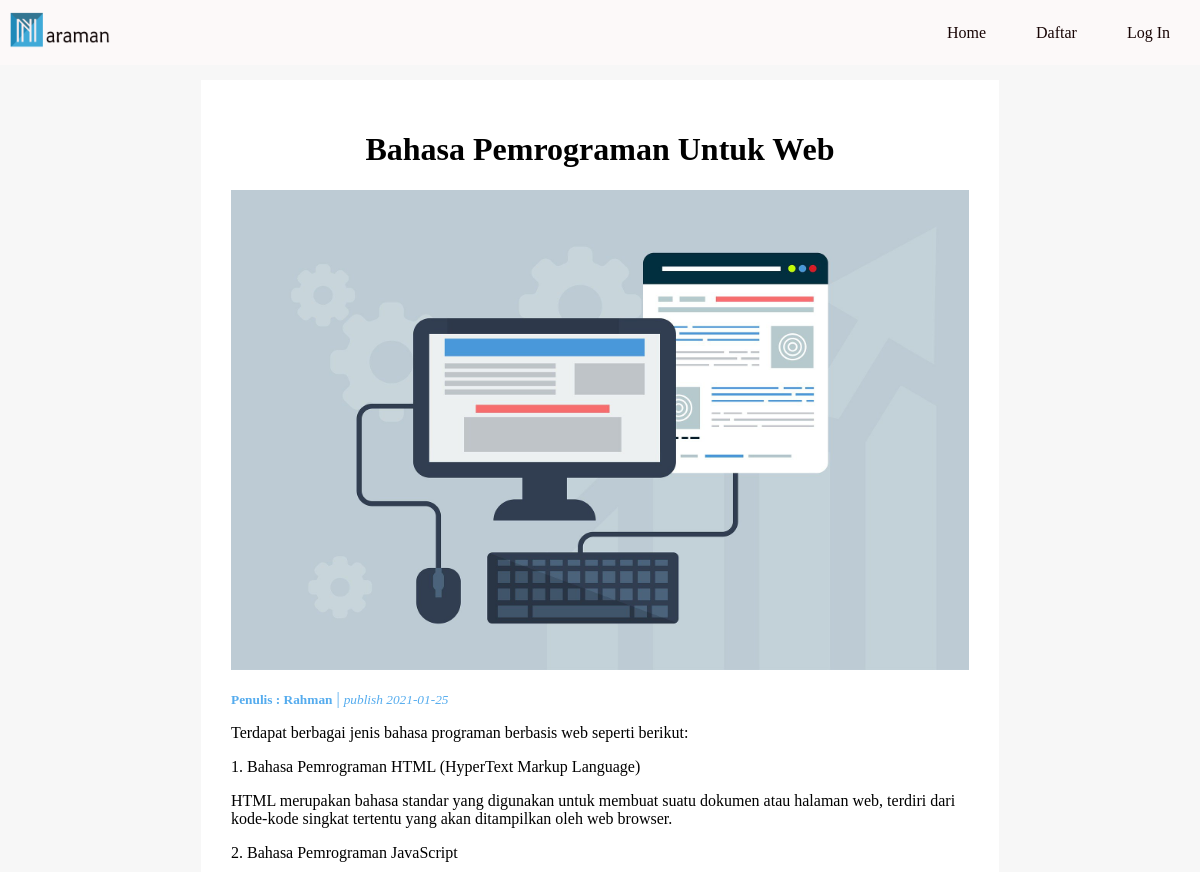
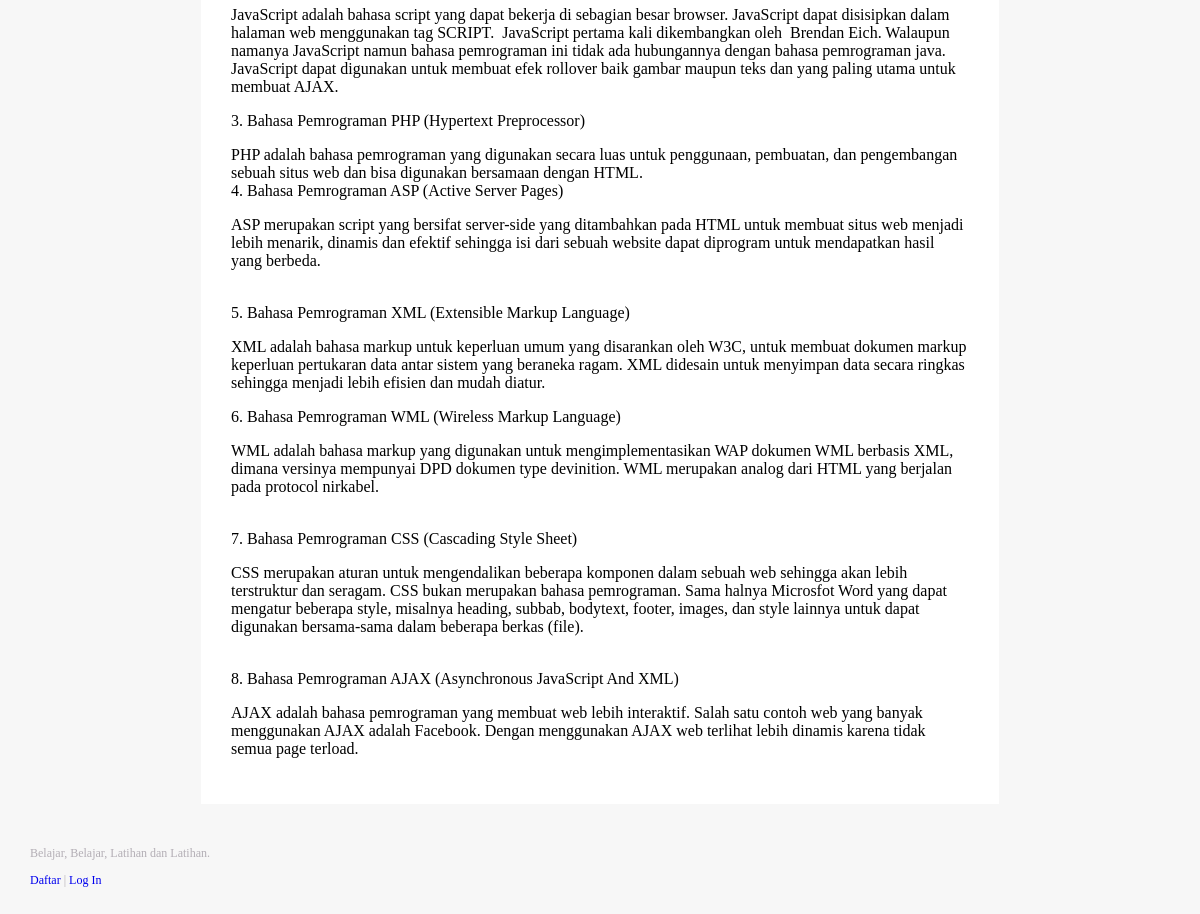
Page /index.php?page=artikel.php&id=20 on the committed database (2 pictures, top to bottom).
### tables this page shows
CREATE TABLE `artikel` (
  `id` int(11) NOT NULL,
  `tanggal` date NOT NULL,
  `judul` varchar(100) NOT NULL,
  `penulis` varchar(100) NOT NULL,
  `artikel` text NOT NULL,
  `gambar` varchar(50) NOT NULL
);

### artikel.php (the view)
<?php
$query = mysqli_query($koneksi,"SELECT * FROM artikel WHERE id='$id'");
$row = mysqli_fetch_assoc($query);
$judul=$row['judul'];
$penulis=$row['penulis'];
$tanggal=$row['tanggal'];
$artikel=$row['artikel'];
$gambar=$row['gambar'];
?>
 <div class="container">
       <div class="content">
              <center>
              <h1><?=$judul;?></h1>
              <img src="img/<?=$gambar;?>" width="100%" height="480px">
              </center>
              <p style="color:#55acee ;"><small><b>Penulis : <?=$penulis;?></b></small> | <small><i>publish <?=$tanggal;?></i></small></p>
              <p><?=$artikel;?></p>
       </div>
</div>

### index.php (shortened to what this page needs)
<?php
$page= isset($_GET['page'])?$_GET['page']:false;
$id = isset($_GET['id'])?$_GET['id']:false;
$user_id = isset($_SESSION['user_id'])?$_SESSION['user_id']:false;
?>
<!DOCTYPE html>
<html>
  <head>
    <link rel="stylesheet" href="css/stylesheet.css">
    <link rel="stylesheet" href="css/responsive.css">
  </head>
  <body>
    <header>
      <div class="container">
        <div class="header-left">
          <a href="index.php?page=main.php">
          <img class="logo" src="img/logo.png">
          </a>
        </div>
        <div class="header-right">
          <a href="index.php?page=main.php">Home</a>
          <?php if($user_id){
             echo "<a href='index.php?page=list.php' >Dashboard</a>";
             echo "<a href='logout.php' >Log Out</a>";
          }else{
            echo "<a href='index.php?page=register.php' >Daftar</a>";
            echo "<a href='index.php?page=login.php' >Log In</a>";
          }
          ?>
        </div>
      </div>
    </header>
    <?php
      $namafile=$page;
      if(file_exists($namafile)){
         include_once($namafile);
      }else{
        include_once('main.php');
      }
   ?>
    <footer>
      <div class="container">
        <p>Belajar, Belajar, Latihan dan Latihan.</p>
        <p>
        <?php if($user_id){
             echo "<a href='index.php?page=list.php' >Dashboard</a> | <a href='logout.php' >Log Out</a>";
          }else{
            echo "<a href='index.php?page=register.php' >Daftar</a> | <a href='index.php?page=login.php' >Log In</a>";
          }
          ?>
        </p>
      </div>
    </footer>
  </body>
</html>

### css/stylesheet.css (style rules this page uses)
* { box-sizing: border-box; }
body { margin: 0; font-family: "Lucida Grande"; background-color: #f7f7f7; }
a { text-decoration: none; }
.container { max-width: 1170px; width: 100%; padding: 0 15px; margin: 0 auto; }
header { height: 65px; width: 100%; background-color: rgba(252, 249, 249, 0.938); position :fixed; top: 0; z-index: 10; }
.logo { height:100px; margin: -20px; }
.header-left { float: left; }
.header-right { float: right; margin-right: -25px; }
.header-right a { line-height: 65px; padding: 0 25px; color: rgb(24, 5, 5); display: block; float: left; transition: all 0.5s; }
.content { margin-top: 7%; margin-left: 15%; margin-right: 15%; background-color: white; padding: 30px; }
footer p { color: #b3aeb5; font-size: 12px; }
footer { padding-top: 30px; padding-bottom: 20px; }

### rows in the picture
artikel: judul "Bahasa Pemrograman Untuk Web", gambar (picture), penulis "Rahman", tanggal "2021-01-25", artikel "Terdapat berbagai jenis bahasa programan berbasis web seperti berikut: 1. Bahasa Pemrograman HTML (HyperText Markup Language) HTML merupakan bahasa standar yang digunakan untuk membuat suatu dokumen atau halaman web, terdiri dari kode-kode singkat tertentu yang akan ditampilkan oleh web browser. 2. Bahasa Pemrograman JavaScript JavaScript adalah bahasa script yang dapat bekerja di sebagian besar browser. JavaScript dapat disisipkan dalam halaman web menggunakan tag SCRIPT. JavaScript pertama kali dikembangkan oleh Brendan Eich. Walaupun namanya JavaScript namun bahasa pemrograman ini tidak ada hubungannya dengan bahasa pemrograman java. JavaScript dapat digunakan untuk membuat efek rollover…"
